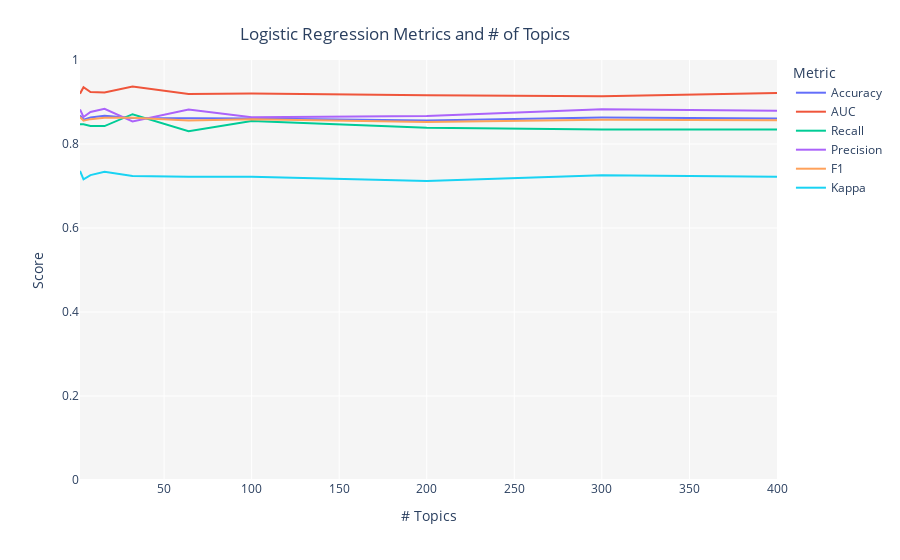

Notebook source saved alongside this figure:
### Markdown cell above
#### Tunning através de uma tarefa de classificação.

### Code cell
tuned_classification = tune_model(
                                  model = 'lda', 
                                  multi_core = True, 
                                  supervised_target = 'status',
                                  fold=3
                                 )

### Figure 1 — Plotly figure (JSON) as saved in the notebook; plotly's stock layout.template omitted (floating-point values rounded to 4 significant figures)
{"data": [{"hovertemplate": "Metric=Accuracy<br># Topics=%{x}<br>Score=%{y}<extra></extra>", "legendgroup": "Accuracy", "line": {"color": "#636efa", "dash": "solid", "shape": "linear"}, "marker": {"symbol": "circle"}, "mode": "lines", "name": "Accuracy", "orientation": "v", "showlegend": true, "type": "scatter", "x": [2, 4, 8, 16, 32, 64, 100, 200, 300, 400], "xaxis": "x", "y": [0.868, 0.858, 0.863, 0.867, 0.862, 0.861, 0.861, 0.856, 0.863, 0.861], "yaxis": "y"}, {"hovertemplate": "Metric=AUC<br># Topics=%{x}<br>Score=%{y}<extra></extra>", "legendgroup": "AUC", "line": {"color": "#EF553B", "dash": "solid", "shape": "linear"}, "marker": {"symbol": "circle"}, "mode": "lines", "name": "AUC", "orientation": "v", "showlegend": true, "type": "scatter", "x": [2, 4, 8, 16, 32, 64, 100, 200, 300, 400], "xaxis": "x", "y": [0.9199, 0.9353, 0.9239, 0.9227, 0.937, 0.9191, 0.9205, 0.916, 0.9136, 0.9214], "yaxis": "y"}, {"hovertemplate": "Metric=Recall<br># Topics=%{x}<br>Score=%{y}<extra></extra>", "legendgroup": "Recall", "line": {"color": "#00cc96", "dash": "solid", "shape": "linear"}, "marker": {"symbol": "circle"}, "mode": "lines", "name": "Recall", "orientation": "v", "showlegend": true, "type": "scatter", "x": [2, 4, 8, 16, 32, 64, 100, 200, 300, 400], "xaxis": "x", "y": [0.8468, 0.8468, 0.8427, 0.8427, 0.871, 0.8306, 0.8548, 0.8387, 0.8347, 0.8347], "yaxis": "y"}, {"hovertemplate": "Metric=Precision<br># Topics=%{x}<br>Score=%{y}<extra></extra>", "legendgroup": "Precision", "line": {"color": "#ab63fa", "dash": "solid", "shape": "linear"}, "marker": {"symbol": "circle"}, "mode": "lines", "name": "Precision", "orientation": "v", "showlegend": true, "type": "scatter", "x": [2, 4, 8, 16, 32, 64, 100, 200, 300, 400], "xaxis": "x", "y": [0.8824, 0.8642, 0.8763, 0.8837, 0.8538, 0.8822, 0.8635, 0.8667, 0.8827, 0.879], "yaxis": "y"}, {"hovertemplate": "Metric=F1<br># Topics=%{x}<br>Score=%{y}<extra></extra>", "legendgroup": "F1", "line": {"color": "#FFA15A", "dash": "solid", "shape": "linear"}, "marker": {"symbol": "circle"}, "mode": "lines", "name": "F1", "orientation": "v", "showlegend": true, "type": "scatter", "x": [2, 4, 8, 16, 32, 64, 100, 200, 300, 400], "xaxis": "x", "y": [0.8642, 0.8554, 0.8592, 0.8627, 0.8623, 0.8557, 0.8592, 0.8525, 0.858, 0.8563], "yaxis": "y"}, {"hovertemplate": "Metric=Kappa<br># Topics=%{x}<br>Score=%{y}<extra></extra>", "legendgroup": "Kappa", "line": {"color": "#19d3f3", "dash": "solid", "shape": "linear"}, "marker": {"symbol": "circle"}, "mode": "lines", "name": "Kappa", "orientation": "v", "showlegend": true, "type": "scatter", "x": [2, 4, 8, 16, 32, 64, 100, 200, 300, 400], "xaxis": "x", "y": [0.7359, 0.7159, 0.7259, 0.7339, 0.724, 0.7219, 0.722, 0.7119, 0.7259, 0.7219], "yaxis": "y"}], "layout": {"legend": {"title": {"text": "Metric"}, "tracegroupgap": 0}, "margin": {"t": 60}, "plot_bgcolor": "rgb(245,245,245)", "title": {"text": "Logistic Regression Metrics and # of Topics", "x": 0.45, "xanchor": "center", "y": 0.95, "yanchor": "top"}, "xaxis": {"anchor": "y", "domain": [0, 1], "title": {"text": "# Topics"}}, "yaxis": {"anchor": "x", "domain": [0, 1], "range": [0, 1], "title": {"text": "Score"}}}}
